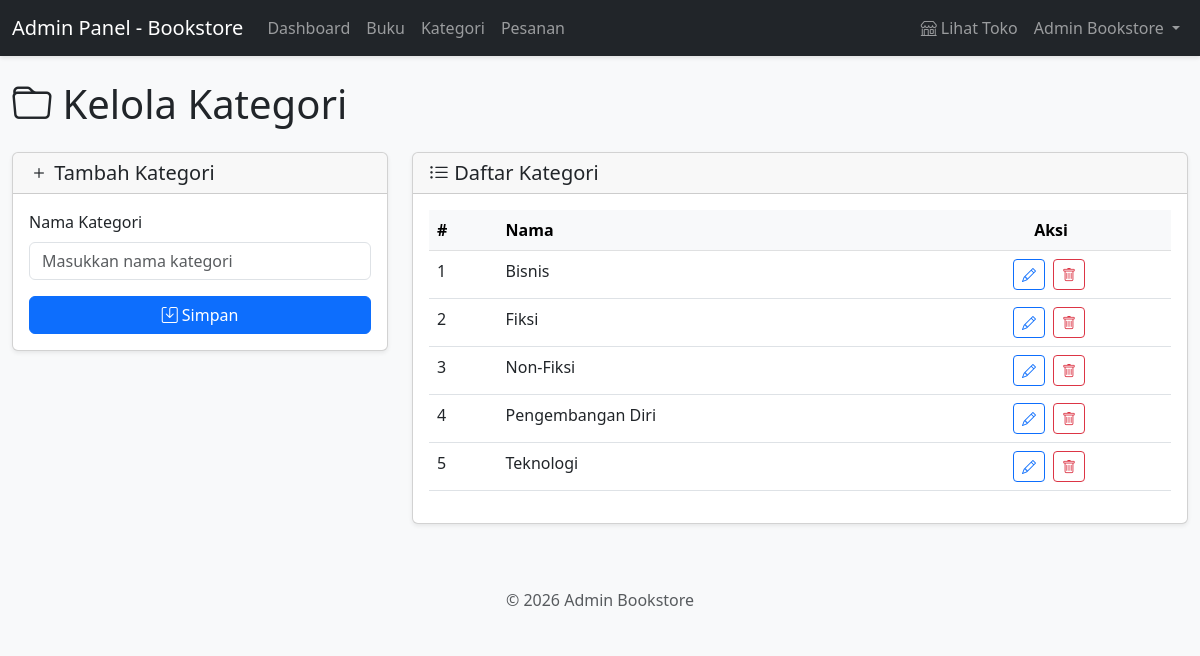
Screenshot of /admin/categories.php (signed in) with the database file from the repository.
### tables this page shows
CREATE TABLE categories (
    id         INT UNSIGNED NOT NULL AUTO_INCREMENT,
    name       VARCHAR(100)  NOT NULL,
    created_at TIMESTAMP     DEFAULT CURRENT_TIMESTAMP,
    PRIMARY KEY (id)
);

### admin/categories.php (the view, shortened to what this page needs)
<?php
require_once '../config/database.php';
$action = $_GET['action'] ?? 'list';
$editCategory = null;
$stmt = $pdo->query("SELECT * FROM categories ORDER BY name");
$categories = $stmt->fetchAll();
require_once 'includes/header.php';
?>
<h1 class="mb-4"><i class="bi bi-folder"></i> Kelola Kategori</h1>
<div class="row">
    <div class="col-lg-4">
        <div class="card shadow-sm mb-4">
            <div class="card-header">
                <h5 class="mb-0">
                    <i class="bi bi-<?= $action === 'edit' ? 'pencil' : 'plus' ?>"></i>
                    <?= $action === 'edit' ? 'Edit Kategori' : 'Tambah Kategori' ?>
                </h5>
            </div>
            <div class="card-body">
                <form method="POST" action="categories.php">
                    <label class="form-label">Nama Kategori</label>
                    <input type="text" name="name" class="form-control"
                           value="<?= $action === 'edit' ? htmlspecialchars($editCategory['name']) : '' ?>"
                           placeholder="Masukkan nama kategori" required>
                    <button type="submit" class="btn btn-primary mt-3 w-100">
                        <i class="bi bi-save"></i> Simpan
                    </button>
                </form>
            </div>
        </div>
    </div>
    <div class="col-lg-8">
        <div class="card shadow-sm">
            <div class="card-header">
                <h5 class="mb-0"><i class="bi bi-list-ul"></i> Daftar Kategori</h5>
            </div>
            <div class="card-body">
                <table class="table table-hover">
                    <thead class="table-light">
                        <tr>
                            <th>#</th>
                            <th>Nama</th>
                            <th class="text-center">Aksi</th>
                        </tr>
                    </thead>
                    <tbody>
                        <?php if (count($categories) > 0): ?>
                            <?php $i = 1; foreach ($categories as $cat): ?>
                                <tr>
                                    <td><?= $i++ ?></td>
                                    <td><?= htmlspecialchars($cat['name']) ?></td>
                                    <td class="text-center table-actions">
                                        <a href="categories.php?action=edit&id=<?= $cat['id'] ?>"
                                           class="btn btn-sm btn-outline-primary" title="Edit">
                                            <i class="bi bi-pencil"></i>
                                        </a>
                                        <a href="categories.php?delete=<?= $cat['id'] ?>"
                                           class="btn btn-sm btn-outline-danger" title="Hapus"
                                           onclick="return confirm('Hapus kategori ini? Data buku yang terkait akan terputus.')">
                                            <i class="bi bi-trash"></i>
                                        </a>
                                    </td>
                                </tr>
                            <?php endforeach; ?>
                        <?php else: ?>
                            <tr>
                                <td colspan="3" class="text-center text-muted">Belum ada kategori.</td>
                            </tr>
                        <?php endif; ?>
                    </tbody>
                </table>
            </div>
        </div>
    </div>
</div>
<?php require_once 'includes/footer.php'; ?>

### assets/css/style.css (style rules this page uses)
body { font-family: 'Segoe UI', Tahoma, Geneva, Verdana, sans-serif; background-color: #f8f9fa; color: #212529; }
.table-actions .btn { margin-right: 0.25rem; }

### rows the page displays
categories: name "Bisnis"
categories: name "Fiksi"
categories: name "Non-Fiksi"
categories: name "Pengembangan Diri"
categories: name "Teknologi"

### other values shown
$_SESSION['name'] "Admin Bookstore"
